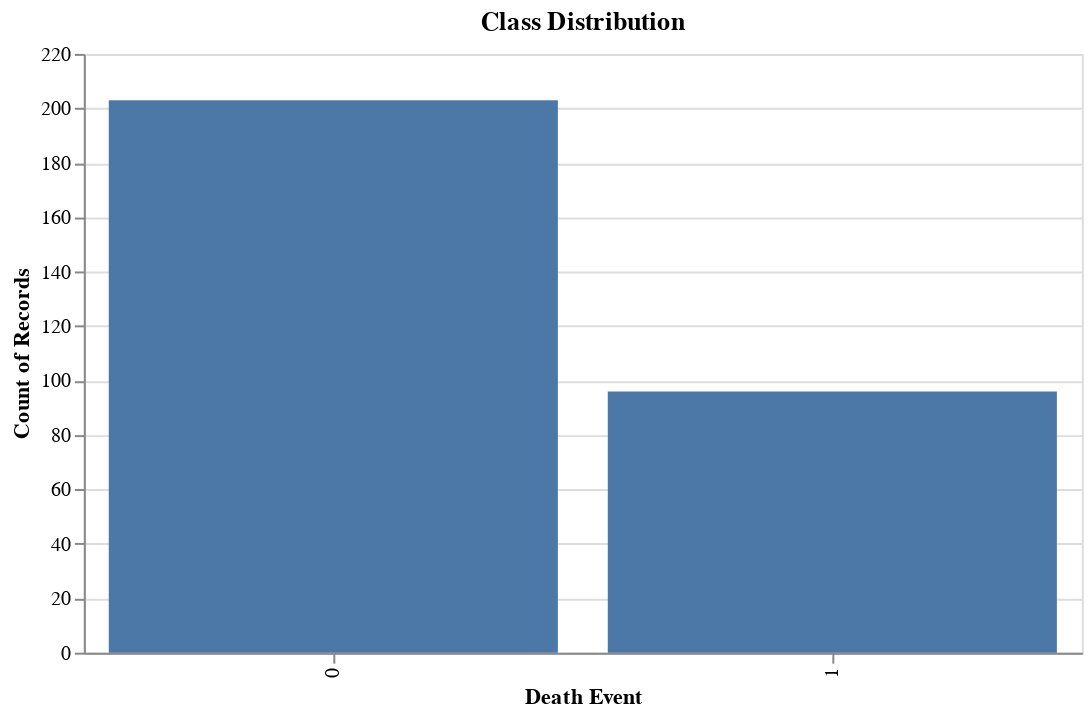

The notebook cell saved with this chart:
### Code cell
#Plot class distribution
alt.Chart(data).mark_bar().encode(
    alt.X("DEATH_EVENT:N", title = "Death Event"),
    y=alt.Y('count()')
).properties(width = 500, title = "Class Distribution")

### Figure 1 — Vega-Lite specification as saved in the notebook (floating-point values rounded to 4 significant figures; data arrays with more than 128 entries replaced by an {"elided": "..."} marker saying what was removed)
{"config": {"view": {"continuousWidth": 400, "continuousHeight": 300}}, "data": {"name": "data-bf7a88f5ce330528452de66944dd6b3a"}, "mark": "bar", "encoding": {"x": {"field": "DEATH_EVENT", "title": "Death Event", "type": "nominal"}, "y": {"aggregate": "count", "type": "quantitative"}}, "title": "Class Distribution", "width": 500, "$schema": "https://vega.github.io/schema/vega-lite/v4.17.0.json", "datasets": {"data-bf7a88f5ce330528452de66944dd6b3a": {"elided": "299 records"}}}
